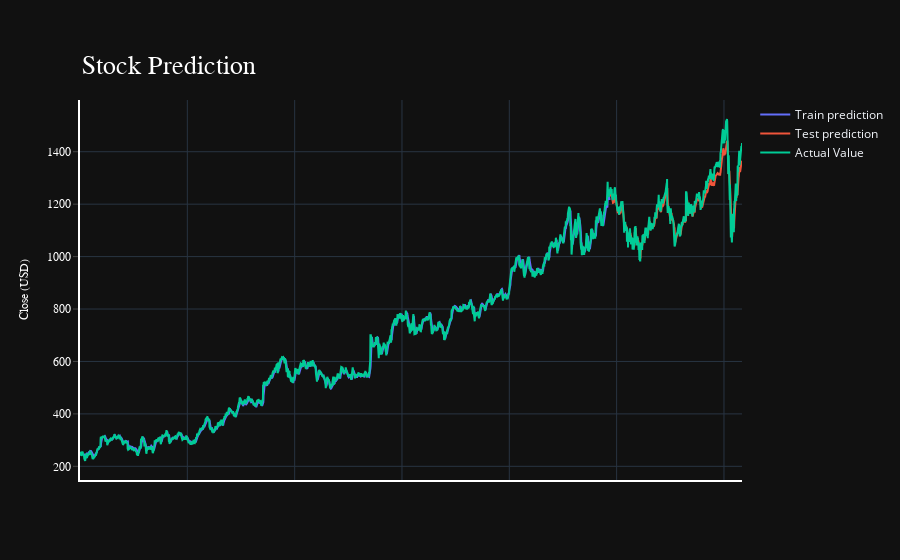

Here is the notebook cell this chart was saved with:
### Code cell
import plotly.express as px
import plotly.graph_objects as go

fig = go.Figure()
fig.add_trace(go.Scatter(go.Scatter(x=result.index, y=result[0],
                    mode='lines',
                    name='Train prediction')))
fig.add_trace(go.Scatter(x=result.index, y=result[1],
                    mode='lines',
                    name='Test prediction'))
fig.add_trace(go.Scatter(go.Scatter(x=result.index, y=result[2],
                    mode='lines',
                    name='Actual Value')))
fig.update_layout(
    xaxis=dict(
        showline=True,
        showgrid=True,
        showticklabels=False,
        linecolor='white',
        linewidth=2
    ),
    yaxis=dict(
        title_text='Close (USD)',
        titlefont=dict(
            family='Rockwell',
            size=12,
            color='white',
        ),
        showline=True,
        showgrid=True,
        showticklabels=True,
        linecolor='white',
        linewidth=2,
        ticks='outside',
        tickfont=dict(
            family='Rockwell',
            size=12,
            color='white',
        ),
    ),
    showlegend=True,
    template = 'plotly_dark'

)

annotations = []
annotations.append(dict(xref='paper', yref='paper', x=0.0, y=1.05,
                              xanchor='left', yanchor='bottom',
                              text='Stock Prediction',
                              font=dict(family='Rockwell',
                                        size=26,
                                        color='white'),
                              showarrow=False))
fig.update_layout(annotations=annotations)

fig.show()

### Figure 1 — Plotly figure (JSON) as saved in the notebook; plotly's stock layout.template omitted (floating-point values rounded to 4 significant figures; data arrays with more than 128 entries replaced by an {"elided": "..."} marker saying what was removed)
{"data": [{"mode": "lines", "name": "Train prediction", "type": "scatter", "x": {"elided": "3085 int values"}, "y": {"elided": "3085 float values"}}, {"mode": "lines", "name": "Test prediction", "type": "scatter", "x": {"elided": "3085 int values"}, "y": {"elided": "3085 float values"}}, {"mode": "lines", "name": "Actual Value", "type": "scatter", "x": {"elided": "3085 int values"}, "y": {"elided": "3085 float values"}}], "layout": {"annotations": [{"font": {"color": "white", "family": "Rockwell", "size": 26}, "showarrow": false, "text": "Stock Prediction", "x": 0, "xanchor": "left", "xref": "paper", "y": 1.05, "yanchor": "bottom", "yref": "paper"}], "autosize": true, "showlegend": true, "xaxis": {"autorange": true, "linecolor": "white", "linewidth": 2, "range": [0, 3084], "showgrid": true, "showline": true, "showticklabels": false, "type": "linear"}, "yaxis": {"autorange": true, "linecolor": "white", "linewidth": 2, "range": [147.8, 1597.0], "showgrid": true, "showline": true, "showticklabels": true, "tickfont": {"color": "white", "family": "Rockwell", "size": 12}, "ticks": "outside", "title": {"font": {"color": "white", "family": "Rockwell", "size": 12}, "text": "Close (USD)"}, "type": "linear"}}}
